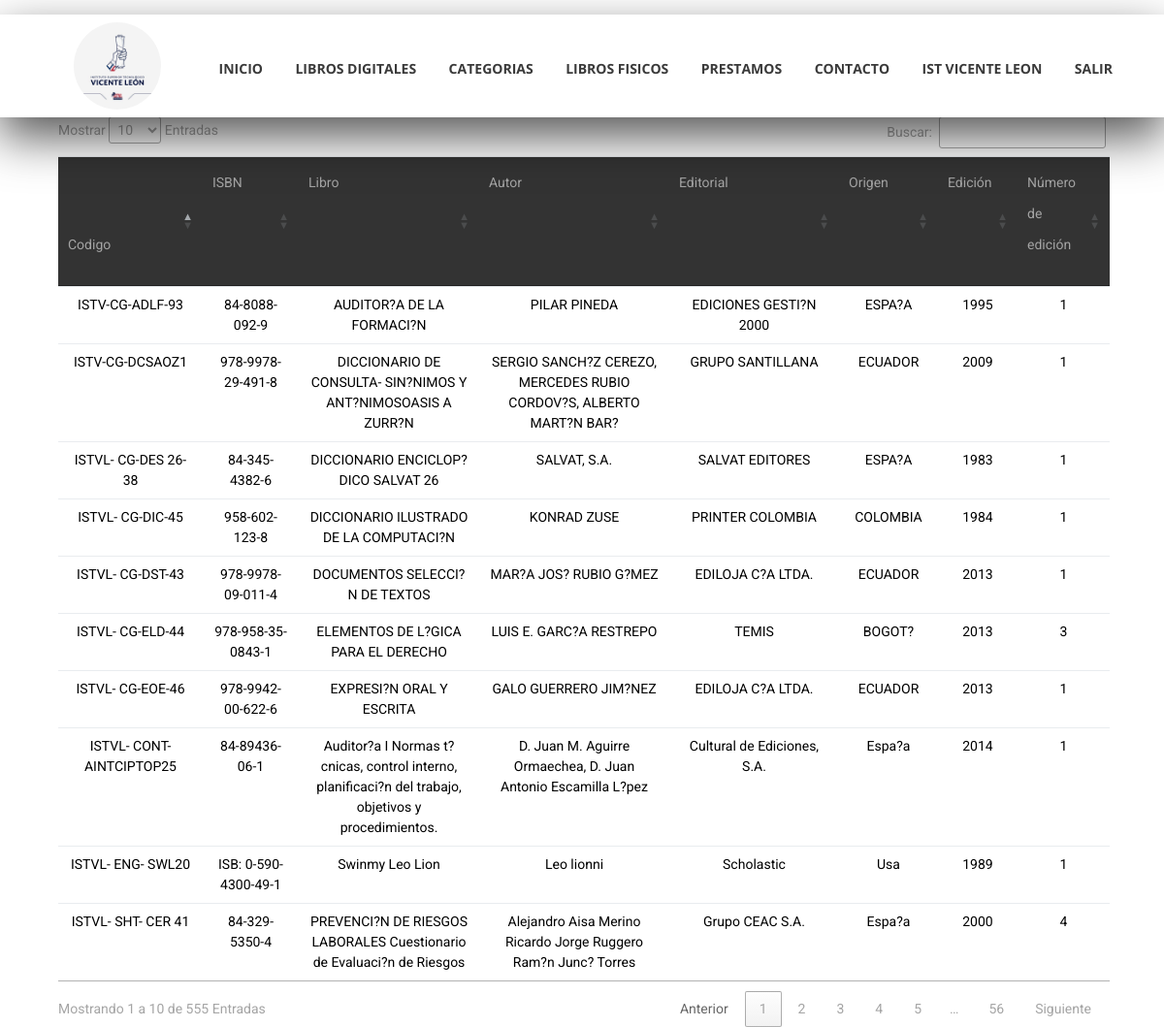
Page /librosfisicos.php (signed in) on the committed database.
### tables this page shows
CREATE TABLE `inventario` (
  `id_inventario` int(11) NOT NULL AUTO_INCREMENT,
  `codigo` varchar(200) NOT NULL,
  `ISBN` varchar(100) NOT NULL,
  `libro` varchar(100) NOT NULL,
  `autor` varchar(100) NOT NULL,
  `descripcion` varchar(100) NOT NULL,
  `fila` varchar(100) NOT NULL,
  `categoria` int(100) NOT NULL,
  `estante` int(100) NOT NULL,
  `estado` int(200) NOT NULL,
  `fecha` date NOT NULL,
  PRIMARY KEY (`id_inventario`)
);

### librosfisicos.php (the view, shortened to what this page needs)
<?php
include("admin/conexion.php");
if(isset($_SESSION['usuario']))
 {
?>
<!DOCTYPE html>
<html lang="en">
<head>
    <link rel="stylesheet" href="css/categorias.css?uuid=<?php echo uniqid();?>">
    <link rel="stylesheet" href="css/libros.css?uuid=<?php echo uniqid();?>">
	<link rel="stylesheet" href="https://cdn.jsdelivr.net/npm/bootstrap@4.0.0/dist/css/bootstrap.min.css">
	<link rel="stylesheet" href="https://cdn.datatables.net/1.13.6/css/dataTables.bootstrap4.min.css">
	<link rel="stylesheet" href="//cdn.datatables.net/1.13.6/css/jquery.dataTables.min.css">
</head>
<body>
<?php include ('includes/header.php');?>
 <div class="wrap">
		 <?php
$registro = mysqli_query($con,"SELECT * from inventario");
echo '<table  class="table rtx " id="myTable" >
<thead>
                           <tr>
                                    <th class="th1"><p>Codigo<p></th>
                                    <td class="th1"><p>ISBN</p></td>
                                    <td class="th1" ><p>Libro</p></td>
                                    <td class="th1"><p>Autor</p></td>
                                    <td class="th1"><p>Editorial</p></td>
                                    <td class="th1"><p>Origen</p></td>
                                    <td class="th1"><p>Edición</p></td>
									<td class="th1"><p>Número de edición</p></td>
                          </tr></thead>';
if(mysqli_num_rows($registro)>0){
  while($registro2 = mysqli_fetch_assoc($registro)){
    echo'<tr>
        <td >'.$registro2['codigo'].'</td>
        <td >'.$registro2['ISBN'].'</td>
        <td>'.$registro2['libro'].'</td>
        <td>'.$registro2['autor'].'</td>
        <td>'.$registro2['descripcion'].'</td>
        <td >'.$registro2['fila'].'</td>
		<td >'.$registro2['categoria'].'</td>
		<td >'.$registro2['estante'].'</td>
        '
        ?>
        <?php
  }
}else{
  echo '<tr>
        <td colspan="6">No se encontraron resultados</td>
      </tr>';
}
echo '</table>'; ?>
</div>
</body>
</html>
<?php
}else{
    echo '<script> window.location="index.php"; </>';
}
?>

### css/categorias.css (style rules this page uses)
* { margin: 0; padding: 0; box-sizing: border-box; }
body { background: #E0E4E5; font-family: 'Open Sans', sans-serif; }
.wrap { max-width: 90%; width: 90%; margin: auto; margin-top: 10%; text-align: center; }

### css/libros.css (style rules this page uses)
body { background: linear-gradient(to bottom right,#87acf747 , #f7838360); background-size:cover; height: 100vh; background-repeat: no-repeat; }
.rtx { background-color: rgba(232, 1, 1, 0); color: rgb(0, 0, 0); width: 110%; justify-content: center; }
.th1 { background-color: rgb(51, 51, 51); color: aliceblue; }

### css/inicio/main_styles.css (style rules this page uses)
* { margin: 0; padding: 0; -webkit-font-smoothing: antialiased; -webkit-text-shadow: rgba(0,0,0,.01) 0 0 1px; text-shadow: rgba(0,0,0,.01) 0 0 1px; }
body { font-family: 'Roboto', sans-serif; font-size: 14px; font-weight: 400; background: #FFFFFF; color: #a5a5a5; }
div { display: block; position: relative; -webkit-box-sizing: border-box; -moz-box-sizing: border-box; box-sizing: border-box; }
p { font-family: 'Roboto', sans-serif; font-size: 14px; line-height: 2.29; font-weight: 400; color: #a5a5a5; -webkit-font-smoothing: antialiased; -webkit-text-shadow: rgba(0,0,0,.01) 0 0 1px; text-shadow: rgba(0,0,0,.01) 0 0 1px; }

### rows in the picture
inventario: codigo "ISTVL- CONT-AINTCIPTOP25", ISBN "84-89436-06-1", libro "Auditor?a I Normas t?cnicas, control interno, planificaci?n del trabajo, objetivos y procedimientos.", autor "D. Juan M. Aguirre Ormaechea, D. Juan Antonio Escamilla L?pez", descripcion "Cultural de Ediciones, S.A.", fila "Espa?a", categoria "2014", estante "1"
inventario: codigo "ISTVL- SHT- CER 41", ISBN "84-329-5350-4", libro "PREVENCI?N DE RIESGOS LABORALES Cuestionario de Evaluaci?n de Riesgos", autor "Alejandro Aisa Merino Ricardo Jorge Ruggero Ram?n Junc? Torres", descripcion "Grupo CEAC S.A.", fila "Espa?a", categoria "2000", estante "4"
inventario: codigo "ISTVL- ENG- SWL20", ISBN "ISB: 0-590-4300-49-1", libro "Swinmy Leo Lion", autor "Leo lionni", descripcion "Scholastic", fila "Usa", categoria "1989", estante "1"
inventario: codigo "ISTV-CG-DCSAOZ1", ISBN "978-9978-29-491-8", libro "DICCIONARIO DE CONSULTA- SIN?NIMOS Y ANT?NIMOSOASIS A ZURR?N", autor "SERGIO SANCH?Z CEREZO, MERCEDES RUBIO CORDOV?S, ALBERTO MART?N BAR?", descripcion "GRUPO SANTILLANA", fila "ECUADOR", categoria "2009", estante "1"
inventario: codigo "ISTVL- CG-DES 26-38", ISBN "84-345-4382-6", libro "DICCIONARIO ENCICLOP?DICO SALVAT 26", autor "SALVAT, S.A.", descripcion "SALVAT EDITORES", fila "ESPA?A", categoria "1983", estante "1"
inventario: codigo "ISTVL- CG-DST-43", ISBN "978-9978-09-011-4", libro "DOCUMENTOS SELECCI?N DE TEXTOS", autor "MAR?A JOS? RUBIO G?MEZ", descripcion "EDILOJA C?A LTDA.", fila "ECUADOR", categoria "2013", estante "1"
inventario: codigo "ISTVL- CG-ELD-44", ISBN "978-958-35-0843-1", libro "ELEMENTOS DE L?GICA PARA EL DERECHO", autor "LUIS E. GARC?A RESTREPO", descripcion "TEMIS", fila "BOGOT?", categoria "2013", estante "3"
inventario: codigo "ISTVL- CG-DIC-45", ISBN "958-602-123-8", libro "DICCIONARIO ILUSTRADO DE LA COMPUTACI?N", autor "KONRAD ZUSE", descripcion "PRINTER COLOMBIA", fila "COLOMBIA", categoria "1984", estante "1"
inventario: codigo "ISTVL- CG-EOE-46", ISBN "978-9942-00-622-6", libro "EXPRESI?N ORAL Y ESCRITA", autor "GALO GUERRERO JIM?NEZ", descripcion "EDILOJA C?A LTDA.", fila "ECUADOR", categoria "2013", estante "1"
inventario: codigo "ISTV-CG-ADLF-93", ISBN "84-8088-092-9", libro "AUDITOR?A DE LA FORMACI?N", autor "PILAR PINEDA", descripcion "EDICIONES GESTI?N 2000", fila "ESPA?A", categoria "1995", estante "1"
